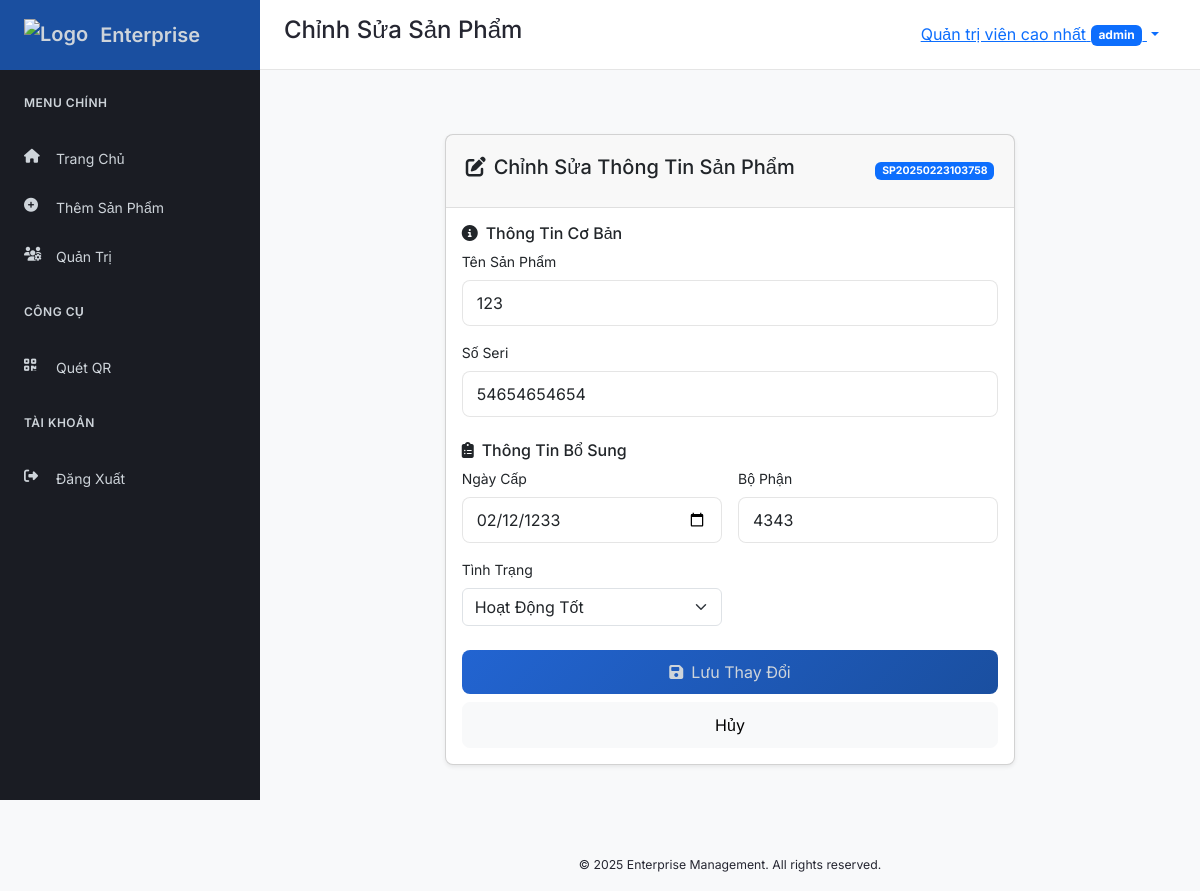
The app's page /edit_product/2 (signed in) with its own data.
### app.py (models this page shows, shortened)
class User(UserMixin, db.Model):
    id = db.Column(db.Integer, primary_key=True)
    username = db.Column(db.String(150), unique=True, nullable=False)
    password_hash = db.Column(db.String(150), nullable=False)
    role = db.Column(db.String(50), default=ROLE_USER)
    is_approved = db.Column(db.Boolean, default=False)
    approved_by = db.Column(db.Integer, db.ForeignKey('user.id'), nullable=True)
    full_name = db.Column(db.String(150), nullable=True)
    employee_code = db.Column(db.String(50), unique=True, nullable=True)

class Product(db.Model):
    id = db.Column(db.Integer, primary_key=True)
    date_entry = db.Column(db.DateTime, nullable=False)
    product_code = db.Column(db.String(50), unique=True, nullable=False)
    product_name = db.Column(db.String(150), nullable=False)
    serial_number = db.Column(db.String(150), unique=True, nullable=False)
    date_issue = db.Column(db.Date, nullable=False)
    department = db.Column(db.String(150), nullable=False)
    status = db.Column(db.String(50), nullable=False)
    qr_code_data = db.Column(db.LargeBinary)
    qr_url = db.Column(db.String(500))
    entered_by = db.Column(db.Integer, db.ForeignKey('user.id'))
    entered_by_user = db.relationship('User', foreign_keys=[entered_by])

### app.py (the view, shortened to what this page needs)
@app.route('/edit_product/<int:product_id>', methods=['GET', 'POST'])
@login_required
def edit_product(product_id):
    if current_user.role not in [ROLE_MANAGER, ROLE_ADMIN]:
        flash("Bạn không có quyền chỉnh sửa sản phẩm.")
        return redirect(url_for('index'))
    product = Product.query.get_or_404(product_id)
    return render_template('edit_product.html', product=product)

### app.py (called while the page is built)
@login_manager.user_loader
def load_user(user_id):
    return User.query.get(int(user_id))

@app.context_processor
def utility_processor():
    def get_approver(approver_id):
        return User.query.get(approver_id)
    return dict(get_approver=get_approver, now=datetime.now())

@app.before_request
def log_ip():
    ip = request.remote_addr
    app.logger.info("Incoming request from IP: %s", ip)

### templates/edit_product.html (shortened to what this page needs)
{% extends 'base.html' %}
{% block header_title %}Chỉnh Sửa Sản Phẩm{% endblock %}
{% block content %}
<div class="container my-4">
  <div class="row justify-content-center">
    <div class="col-lg-8">
      <div class="card shadow-sm">
        <div class="card-header d-flex justify-content-between align-items-center">
          <h5><i class="fas fa-edit me-2"></i>Chỉnh Sửa Thông Tin Sản Phẩm</h5>
          <div class="badge bg-primary">{{ product.product_code }}</div>
        </div>
        <div class="card-body">
          <form method="post" novalidate>
            <div class="mb-4">
              <h6><i class="fas fa-info-circle me-2"></i>Thông Tin Cơ Bản</h6>
              <div class="mb-3">
                <label class="form-label required">Tên Sản Phẩm</label>
                <input type="text" class="form-control" name="product_name" value="{{ product.product_name }}" required>
              </div>
              <div class="mb-3">
                <label class="form-label required">Số Seri</label>
                <input type="text" class="form-control" name="serial_number" value="{{ product.serial_number }}" required>
              </div>
            </div>
            <div class="mb-4">
              <h6><i class="fas fa-clipboard-list me-2"></i>Thông Tin Bổ Sung</h6>
              <div class="row g-3">
                <div class="col-md-6">
                  <label class="form-label required">Ngày Cấp</label>
                  <input type="date" class="form-control" name="date_issue" value="{{ product.date_issue.strftime('%Y-%m-%d') }}" required>
                </div>
                <div class="col-md-6">
                  <label class="form-label required">Bộ Phận</label>
                  <input type="text" class="form-control" name="department" value="{{ product.department }}" required>
                </div>
                <div class="col-md-6">
                  <label class="form-label required">Tình Trạng</label>
                  <select class="form-select" name="status" required>
                    <option value="chạy tốt" {% if product.status == 'chạy tốt' %}selected{% endif %}>Hoạt Động Tốt</option>
                  </select>
                </div>
              </div>
            </div>
            <div class="d-grid">
              <button type="submit" class="btn btn-primary"><i class="fas fa-save me-2"></i>Lưu Thay Đổi</button>
              <a href="{{ url_for('product_detail', product_id=product.id) }}" class="btn btn-light mt-2">Hủy</a>
            </div>
          </form>
        </div>
      </div>
    </div>
  </div>
</div>
{% endblock %}

### templates/base.html (shortened to what this page needs)
<!DOCTYPE html>
<html lang="vi">
<head>
  <link rel="stylesheet" href="https://cdnjs.cloudflare.com/ajax/libs/font-awesome/6.4.0/css/all.min.css">
  <link href="https://cdn.jsdelivr.net/npm/bootstrap@5.3.0/dist/css/bootstrap.min.css" rel="stylesheet">
  <link rel="stylesheet" href="{{ url_for('static', filename='style.css') }}">
</head>
<body>
  <div class="wrapper">
    <aside class="sidebar" id="sidebar">
      <div class="sidebar-header">
        <div class="brand-logo">
          <img src="{{ url_for('static', filename='logo.png') }}" alt="Logo">
          <span>Enterprise</span>
        </div>
      </div>
      <nav class="sidebar-nav">
        <div class="nav-section">
          <p class="nav-title">MENU CHÍNH</p>
          <div class="nav-item">
            <a href="{{ url_for('index') }}" class="nav-link {% if request.endpoint == 'index' %}active{% endif %}">
              <i class="fas fa-home"></i>
              <span>Trang Chủ</span>
            </a>
          </div>
          {% if current_user.is_authenticated %}
            {% if current_user.role in ['manager', 'admin'] %}
            <div class="nav-item">
              <a href="{{ url_for('add_product') }}" class="nav-link {% if request.endpoint == 'add_product' %}active{% endif %}">
                <i class="fas fa-plus-circle"></i>
                <span>Thêm Sản Phẩm</span>
              </a>
            </div>
            {% endif %}
            {% if current_user.role == 'admin' %}
            <div class="nav-item">
              <a href="{{ url_for('admin_panel') }}" class="nav-link {% if request.endpoint == 'admin_panel' %}active{% endif %}">
                <i class="fas fa-users-cog"></i>
                <span>Quản Trị</span>
              </a>
            </div>
            {% endif %}
          {% endif %}
        </div>
        <div class="nav-section">
          <p class="nav-title">CÔNG CỤ</p>
          <div class="nav-item">
            <a href="{{ url_for('scan_qr') }}" class="nav-link {% if request.endpoint == 'scan_qr' %}active{% endif %}">
              <i class="fas fa-qrcode"></i>
              <span>Quét QR</span>
            </a>
          </div>
        </div>
        <div class="nav-section">
          <p class="nav-title">TÀI KHOẢN</p>
          {% if current_user.is_authenticated %}
            <div class="nav-item">
              <a href="{{ url_for('logout') }}" class="nav-link">
                <i class="fas fa-sign-out-alt"></i>
                <span>Đăng Xuất</span>
              </a>
            </div>
          {% endif %}
        </div>
      </nav>
    </aside>
    <div class="main-content">
      <header class="header">
        <h4 class="header-title">{% block header_title %}Dashboard{% endblock %}</h4>
        <div class="header-right ms-auto">
          {% if current_user.is_authenticated %}
          <div class="dropdown">
            <button class="btn btn-link dropdown-toggle" type="button" data-bs-toggle="dropdown">
              <span class="user-name">{{ current_user.full_name }}</span>
              <span class="user-role badge bg-primary">{{ current_user.role }}</span>
            </button>
          </div>
          {% endif %}
        </div>
      </header>
      <div class="page-content container-fluid">
        {% block content %}{% endblock %}
      </div>
      <footer class="footer text-center py-3">
        <small>&copy; {{ now.year if now else "2025" }} Enterprise Management. All rights reserved.</small>
      </footer>
    </div>
  </div>
</body>
</html>

### static/style.css (style rules this page uses)
:root { --primary: #2264d1; --primary-dark: #1a4fa0; --primary-light: #4485f5; --secondary: #3a3f51; --success: #00c853; --danger: #ff5252; --warning: #ffd740; --info: #00b0ff; --gradient-primary: linear-gradient(135deg, var(--primary) 0%, var(--primary-dark) 100%); --surface-0: #ffffff; --surface-1: #f8f9fa; --surface-dark: #1a1c23; --text-primary: #252631; --text-light: #ced4da; --border-dark: rgba(0, 0, 0, 0.1); --header-height: 70px; --sidebar-width: 260px; --transition-base: all 0.3s ease; }
*, *::before, *::after { box-sizing: border-box; margin: 0; padding: 0; }
html { font-size: 16px; -webkit-font-smoothing: antialiased; -moz-osx-font-smoothing: grayscale; }
body { font-family: 'Inter', sans-serif; font-size: 0.875rem; line-height: 1.5; color: var(--text-primary); background: var(--surface-1); min-height: 100vh; overflow-x: hidden; }
.wrapper { display: flex; min-height: 100vh; }
.sidebar { width: var(--sidebar-width); background: var(--surface-dark); position: fixed; left: 0; top: 0; height: 100vh; z-index: 1000; transition: var(--transition-base); display: flex; flex-direction: column; }
.sidebar-header { height: var(--header-height); display: flex; align-items: center; justify-content: space-between; padding: 0 1.5rem; background: var(--primary-dark); }
.brand-logo { display: flex; align-items: center; gap: 0.75rem; color: var(--text-light); font-size: 1.25rem; font-weight: 600; }
.brand-logo img { height: 32px; }
.sidebar-nav { flex: 1; padding: 1rem 0; }
.nav-section { margin-bottom: 1rem; }
.nav-title { padding: 0.5rem 1.5rem; font-size: 0.75rem; text-transform: uppercase; letter-spacing: 0.5px; color: var(--text-light); font-weight: 600; }
.nav-item { margin: 0.25rem 0.75rem; }
.nav-link { display: flex; align-items: center; padding: 0.75rem; color: var(--text-light); border-radius: 0.5rem; transition: var(--transition-base); text-decoration: none; }
.nav-link i { width: 1.25rem; height: 1.25rem; margin-right: 0.75rem; }
.main-content { flex: 1; margin-left: var(--sidebar-width); display: flex; flex-direction: column; min-height: 100vh; transition: var(--transition-base); }
.header { height: var(--header-height); background: var(--surface-0); border-bottom: 1px solid var(--border-dark); display: flex; align-items: center; padding: 0 1.5rem; position: sticky; top: 0; z-index: 990; }
.page-content { padding: 1.5rem; flex: 1; }
.card { background: var(--surface-0); border-radius: 0.5rem; box-shadow: 0 2px 4px rgba(0,0,0,0.08); transition: var(--transition-base); margin-bottom: 1.5rem; }
.card-header { padding: 1.25rem; border-bottom: 1px solid var(--border-dark); }
.form-control { padding: 0.625rem 0.875rem; border: 1px solid var(--border-dark); border-radius: 0.5rem; transition: var(--transition-base); }
.btn { padding: 0.625rem 1rem; border-radius: 0.5rem; transition: var(--transition-base); }
.btn-primary { background: var(--gradient-primary); border: none; color: var(--text-light); }

### records on screen
User: full_name "Quản trị viên cao nhất", role "admin"
Product: product_code "SP20250223103758", product_name "123", serial_number "54654654654", date_issue "02/12/1233", department "4343", status "Hoạt Động Tốt"
